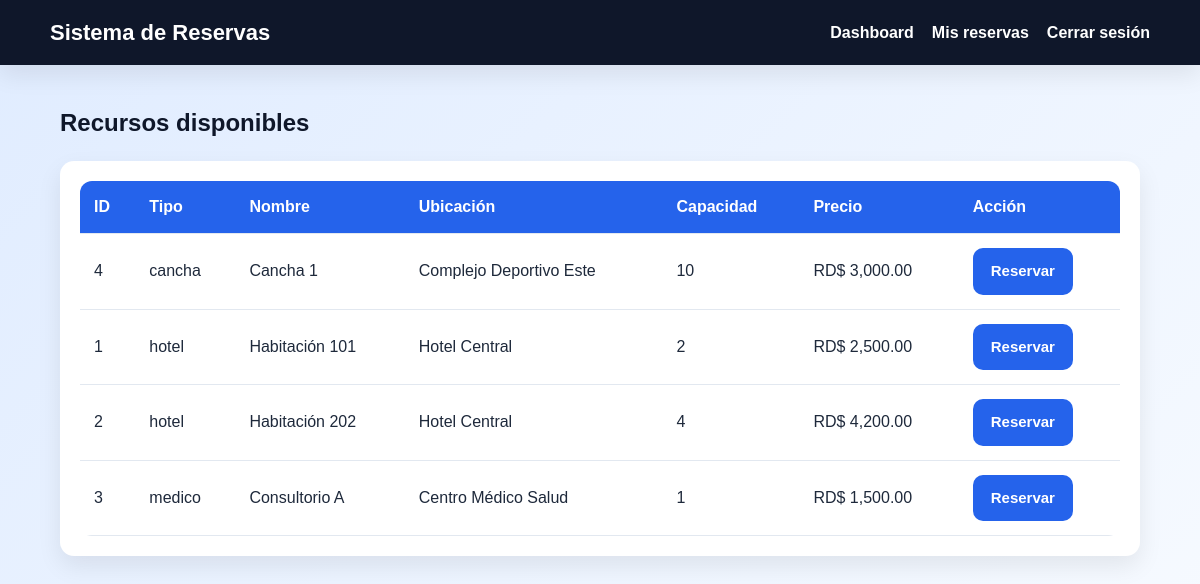
Page /public/recursos.php (signed in) on the committed database.
### tables this page shows
CREATE TABLE recursos (
    id INT AUTO_INCREMENT PRIMARY KEY,
    tipo_servicio_id INT NOT NULL,
    nombre VARCHAR(100) NOT NULL,
    descripcion TEXT,
    ubicacion VARCHAR(150),
    capacidad INT DEFAULT 1,
    precio DECIMAL(10,2) NOT NULL DEFAULT 0.00,
    estado ENUM('disponible', 'mantenimiento', 'inactivo') DEFAULT 'disponible',
    fecha_creacion TIMESTAMP DEFAULT CURRENT_TIMESTAMP,
    FOREIGN KEY (tipo_servicio_id) REFERENCES tipos_servicio(id)
);

CREATE TABLE tipos_servicio (
    id INT AUTO_INCREMENT PRIMARY KEY,
    nombre VARCHAR(50) NOT NULL UNIQUE,
    descripcion TEXT
);

### public/recursos.php (the view, shortened to what this page needs)
<?php
require_once __DIR__ . '/../config/database.php';
$sql = "
    SELECT r.id, r.nombre, r.descripcion, r.ubicacion, r.capacidad, r.precio, r.estado,
           ts.nombre AS tipo_servicio
    FROM recursos r
    INNER JOIN tipos_servicio ts ON r.tipo_servicio_id = ts.id
    WHERE r.estado = 'disponible'
    ORDER BY ts.nombre, r.nombre
";
$recursos = $pdo->query($sql)->fetchAll();
?>
<!DOCTYPE html>
<html lang="es">
<head>
    <link rel="stylesheet" href="../assets/css/style.css">
</head>
<body>
<div class="navbar">
    <div class="container-nav">
        <h1>Sistema de Reservas</h1>
        <ul>
            <li><a href="dashboard.php">Dashboard</a></li>
            <li><a href="mis_reservas.php">Mis reservas</a></li>
            <li><a href="logout.php">Cerrar sesión</a></li>
        </ul>
    </div>
</div>
<div class="container">
    <h2 class="page-title">Recursos disponibles</h2>
    <div class="table-container">
        <table class="table-modern">
            <thead>
                <tr>
                    <th>ID</th>
                    <th>Tipo</th>
                    <th>Nombre</th>
                    <th>Ubicación</th>
                    <th>Capacidad</th>
                    <th>Precio</th>
                    <th>Acción</th>
                </tr>
            </thead>
            <tbody>
                <?php foreach ($recursos as $recurso): ?>
                    <tr>
                        <td><?php echo $recurso['id']; ?></td>
                        <td><?php echo htmlspecialchars($recurso['tipo_servicio']); ?></td>
                        <td><?php echo htmlspecialchars($recurso['nombre']); ?></td>
                        <td><?php echo htmlspecialchars($recurso['ubicacion']); ?></td>
                        <td><?php echo (int)$recurso['capacidad']; ?></td>
                        <td>RD$ <?php echo number_format((float)$recurso['precio'], 2); ?></td>
                        <td>
                            <a class="btn btn-primary" href="reservar.php?recurso_id=<?php echo $recurso['id']; ?>">
                                Reservar
                            </a>
                        </td>
                    </tr>
                <?php endforeach; ?>
            </tbody>
        </table>
    </div>
</div>
</body>
</html>

### assets/css/style.css (style rules this page uses)
* { margin: 0; padding: 0; box-sizing: border-box; }
:root { --color-primario: #2563eb; --color-primario-hover: #1d4ed8; --color-secundario: #0f172a; --color-fondo: #f1f5f9; --color-blanco: #ffffff; --color-texto: #1e293b; --color-texto-suave: #64748b; --color-exito: #16a34a; --color-error: #dc2626; --sombra: 0 10px 25px rgba(0, 0, 0, 0.08); --radio: 14px; --transicion: all 0.25s ease; }
body { font-family: Arial, Helvetica, sans-serif; background: linear-gradient(135deg, #e0ecff, #f8fbff); color: var(--color-texto); min-height: 100vh; line-height: 1.5; }
.container { width: 90%; max-width: 1100px; margin: 40px auto; }
.btn { display: inline-block; background: var(--color-primario); color: #fff; padding: 12px 18px; border: none; border-radius: 10px; font-size: 15px; font-weight: bold; cursor: pointer; text-align: center; text-decoration: none; transition: var(--transicion); }
a { color: var(--color-primario); text-decoration: none; }
.navbar { background: var(--color-secundario); color: white; padding: 16px 30px; box-shadow: var(--sombra); }
.navbar .container-nav { max-width: 1100px; margin: 0 auto; display: flex; justify-content: space-between; align-items: center; gap: 20px; }
.navbar h1 { font-size: 22px; }
.navbar ul { list-style: none; display: flex; gap: 18px; align-items: center; }
.navbar ul li a { color: white; font-weight: bold; }
.table-container { overflow-x: auto; background: #fff; border-radius: 14px; box-shadow: var(--sombra); padding: 20px; }
table { width: 100%; border-collapse: collapse; }
table thead { background: var(--color-primario); color: white; }
table th, table td { padding: 14px 12px; text-align: left; border-bottom: 1px solid #e2e8f0; }
.page-title { margin-bottom: 20px; color: var(--color-secundario); }
.table-modern { width: 100%; border-collapse: collapse; border-radius: 12px; overflow: hidden; }
.table-modern thead { background: var(--color-primario); color: white; }
.table-modern th, .table-modern td { padding: 14px; text-align: left; }
.table-modern tbody tr { background: white; transition: 0.2s; }

### rows in the picture
recursos: id "4", tipo_servicio.nombre "cancha", nombre "Cancha 1", ubicacion "Complejo Deportivo Este", capacidad "10", precio "3,000.00"
recursos: id "1", tipo_servicio.nombre "hotel", nombre "Habitación 101", ubicacion "Hotel Central", capacidad "2", precio "2,500.00"
recursos: id "2", tipo_servicio.nombre "hotel", nombre "Habitación 202", ubicacion "Hotel Central", capacidad "4", precio "4,200.00"
recursos: id "3", tipo_servicio.nombre "medico", nombre "Consultorio A", ubicacion "Centro Médico Salud", capacidad "1", precio "1,500.00"
